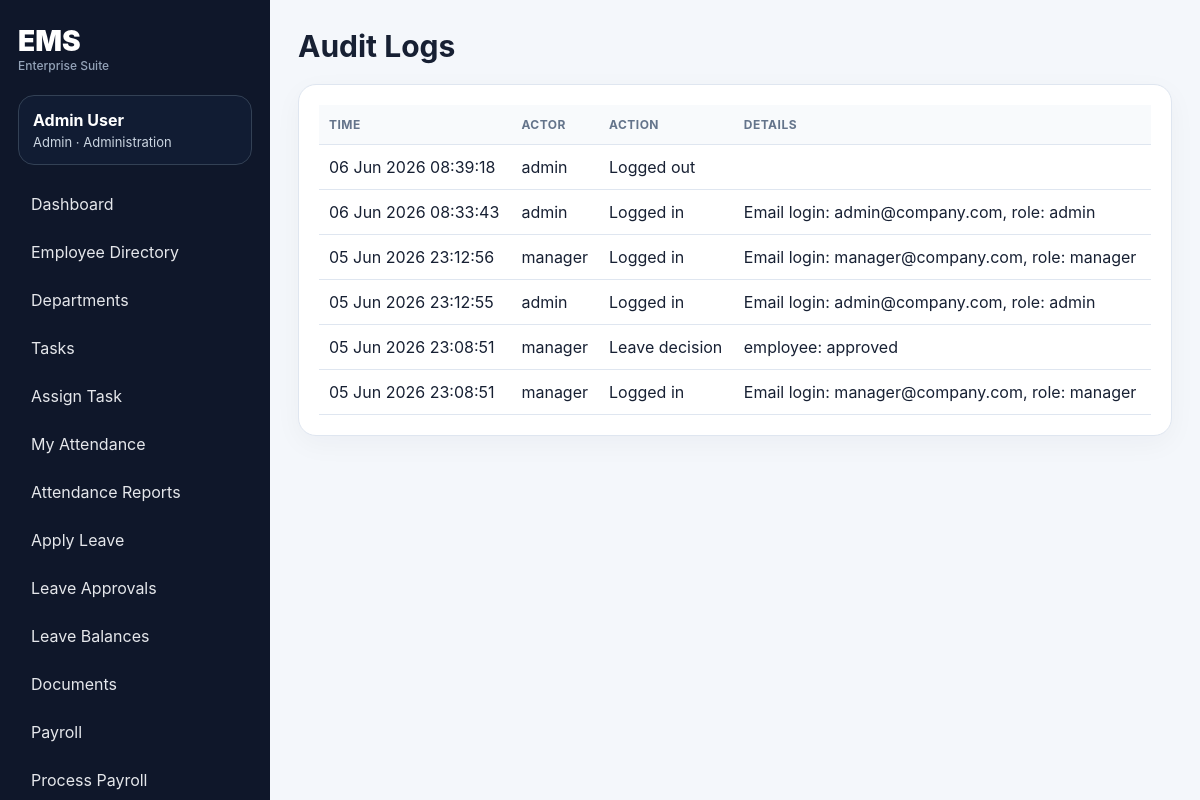
/audit-logs/ (signed in), run on the app's committed database.
### ems/models.py (models this page shows, shortened)
class UserProfile(models.Model):
    userId = models.CharField('Employee ID', max_length=80, unique=True)
    username = models.CharField(max_length=100, unique=True)
    password = models.CharField(max_length=255)
    role = models.CharField(max_length=20, choices=ROLE_CHOICES, default='employee')
    full_name = models.CharField(max_length=160, blank=True)
    email = models.EmailField(unique=True)
    phone = models.CharField(max_length=30, blank=True)
    designation = models.CharField(max_length=100, blank=True)
    department = models.ForeignKey(Department, null=True, blank=True, on_delete=models.SET_NULL, related_name='employees')
    manager = models.ForeignKey('self', null=True, blank=True, on_delete=models.SET_NULL, related_name='team_members')
    date_joined = models.DateField(default=timezone.localdate)
    employment_status = models.CharField(max_length=30, choices=EMPLOYMENT_STATUS, default='Active')
    work_location = models.CharField(max_length=120, default='Head Office')
    experience = models.IntegerField(default=0)
    skillset = models.JSONField(default=list, blank=True)
    leaveBalance = models.IntegerField(default=12)
    leaveTakenThisYear = models.IntegerField(default=0)
    salary_ctc = models.DecimalField(max_digits=12, decimal_places=2, default=0)
    bank_name = models.CharField(max_length=120, blank=True)
    account_last4 = models.CharField(max_length=4, blank=True)
    projectWorkingOn = models.CharField(max_length=200, blank=True)
    emergency_contact = models.CharField(max_length=120, blank=True)
    createdAt = models.DateTimeField(auto_now_add=True)
    last_login_at = models.DateTimeField(null=True, blank=True)
    failed_login_attempts = models.IntegerField(default=0)
    must_change_password = models.BooleanField(default=False)
    updatedAt = models.DateTimeField(auto_now=True)
    @property
    def display_name(self):
        return self.full_name or self.username

class Department(models.Model):
    name = models.CharField(max_length=120, unique=True)
    code = models.CharField(max_length=20, unique=True)
    head = models.CharField(max_length=120, blank=True)
    location = models.CharField(max_length=120, blank=True)
    created_at = models.DateTimeField(auto_now_add=True)

class AuditLog(models.Model):
    actor = models.CharField(max_length=120)
    action = models.CharField(max_length=200)
    details = models.TextField(blank=True)
    createdAt = models.DateTimeField(auto_now_add=True)

### ems/views.py (the view)
# urls.py: path('audit-logs/', views.audit_logs, name='audit_logs'),
@role_required('admin','hr')
def audit_logs(request):
    return render(request, 'ems/audit_logs.html', base_context(request, logs=AuditLog.objects.order_by('-createdAt')[:200]))

### ems/views.py (called while the page is built)
def ensure_leave_balances(user):
    year = timezone.localdate().year
    for leave_type, opening in [('Casual Leave', 12), ('Sick Leave', 8), ('Earned Leave', 12)]:
        LeaveBalance.objects.get_or_create(
            employee=user,
            year=year,
            leave_type=leave_type,
            defaults={'opening_balance': opening, 'credited': 0, 'used': 0, 'adjusted': 0},
        )

def current_user(request):
    uid = request.session.get('profile_id')
    return UserProfile.objects.filter(id=uid).first() if uid else None

def login_required(view):
    @wraps(view)
    def wrapper(request, *args, **kwargs):
        seed_defaults()
        user = current_user(request)
        if not user:
            messages.warning(request, 'Please login first.')
            return redirect('login')
        request.profile = user
        return view(request, *args, **kwargs)
    return wrapper

def role_required(*roles):
    def decorator(view):
        @wraps(view)
        @login_required
        def wrapper(request, *args, **kwargs):
            if request.profile.role not in roles:
                messages.error(request, 'You do not have permission to access this page.')
                return redirect('dashboard')
            return view(request, *args, **kwargs)
        return wrapper
    return decorator

def base_context(request, **kwargs):
    data = {'me': getattr(request, 'profile', current_user(request))}
    data.update(kwargs)
    return data

### ems/templates/ems/audit_logs.html
{% extends 'ems/base.html' %}{% block content %}<div class="page-head"><h1>Audit Logs</h1></div><section class="panel"><table><tr><th>Time</th><th>Actor</th><th>Action</th><th>Details</th></tr>{% for l in logs %}<tr><td>{{ l.createdAt|date:'d M Y H:i:s' }}</td><td>{{ l.actor }}</td><td>{{ l.action }}</td><td>{{ l.details }}</td></tr>{% endfor %}</table></section>{% endblock %}

### ems/templates/ems/base.html (shortened to what this page needs)
{% load static %}
<!doctype html>
<html lang="en">
<head>
  <link rel="stylesheet" href="{% static 'ems/style.css' %}">
</head>
<body>
{% if me %}
<aside class="sidebar">
  <div class="brand"><span>EMS</span><small>Enterprise Suite</small></div>
  <div class="userbox"><b>{{ me.display_name }}</b><span>{{ me.role|title }} · {{ me.department.name|default:'No Dept' }}</span></div>
  <nav>
    <a href="{% url 'dashboard' %}">Dashboard</a>
    <a href="{% url 'employees' %}">Employee Directory</a>
    {% if me.role == 'admin' or me.role == 'hr' %}<a href="{% url 'departments' %}">Departments</a>{% endif %}
    <a href="{% url 'tasks' %}">Tasks</a>
    {% if me.role != 'employee' %}<a href="{% url 'task_assign' %}">Assign Task</a>{% endif %}
    <a href="{% url 'attendance' %}">My Attendance</a>
    {% if me.role != 'employee' %}<a href="{% url 'attendance_reports' %}">Attendance Reports</a>{% endif %}
    <a href="{% url 'leave_apply' %}">Apply Leave</a>
    <a href="{% url 'leaves' %}">Leave Approvals</a>
    <a href="{% url 'leave_balances' %}">Leave Balances</a>
    <a href="{% url 'documents' %}">Documents</a>
    <a href="{% url 'payroll' %}">Payroll</a>
    {% if me.role == 'admin' or me.role == 'hr' %}
      <a href="{% url 'payroll_assign' %}">Process Payroll</a>
    {% endif %}
  </nav>
</aside>
{% endif %}
<main class="main {% if not me %}auth-main{% endif %}">
  {% block content %}{% endblock %}
</main>
</body>
</html>

### ems/static/ems/style.css (style rules this page uses)
:root { --bg:#f4f7fb;--panel:#fff;--text:#172033;--muted:#68758a;--primary:#1d4ed8;--primary2:#0f172a;--border:#dfe6f0;--success:#15803d;--danger:#b91c1c;--warn:#b45309 }
* { box-sizing:border-box }
body { margin:0;font-family:Inter,Segoe UI,Arial,sans-serif;background:var(--bg);color:var(--text) }
a { color:var(--primary);text-decoration:none }
.sidebar { position:fixed;left:0;top:0;bottom:0;width:270px;background:#0f172a;color:white;padding:24px 18px;overflow:auto }
.brand { font-size:28px;font-weight:900;margin-bottom:22px }
.brand small { display:block;font-size:12px;color:#94a3b8;font-weight:500 }
.userbox { padding:14px;border:1px solid #334155;border-radius:16px;margin-bottom:18px;background:#111c33 }
.userbox b,.userbox span { display:block }
.userbox span { color:#cbd5e1;font-size:13px;margin-top:4px }
.sidebar nav { display:grid;gap:6px }
.sidebar nav a { color:#e5e7eb;padding:11px 13px;border-radius:12px }
.main { margin-left:270px;padding:28px;min-height:100vh }
.page-head { display:flex;align-items:center;justify-content:space-between;margin-bottom:20px;gap:20px }
.page-head h1 { margin:0;font-size:30px }
.card,.panel { background:var(--panel);border:1px solid var(--border);border-radius:18px;box-shadow:0 8px 28px #0f172a0a }
.panel { padding:20px;margin-bottom:20px;overflow:auto }
table { width:100%;border-collapse:collapse }
th,td { padding:12px 10px;border-bottom:1px solid var(--border);text-align:left;vertical-align:top }
th { font-size:12px;text-transform:uppercase;letter-spacing:.04em;color:#64748b;background:#f8fafc }
small { color:var(--muted) }

### data on the page
UserProfile: display_name "Admin User", role "Admin", department.name "Administration"
AuditLog: createdAt "06 Jun 2026 08:39:18", actor "admin", action "Logged out"
AuditLog: createdAt "06 Jun 2026 08:33:43", actor "admin", action "Logged in", details "Email login: admin@company.com, role: admin"
AuditLog: createdAt "05 Jun 2026 23:12:56", actor "manager", action "Logged in", details "Email login: manager@company.com, role: manager"
AuditLog: createdAt "05 Jun 2026 23:12:55", actor "admin", action "Logged in", details "Email login: admin@company.com, role: admin"
AuditLog: createdAt "05 Jun 2026 23:08:51", actor "manager", action "Leave decision", details "employee: approved"
AuditLog: createdAt "05 Jun 2026 23:08:51", actor "manager", action "Logged in", details "Email login: manager@company.com, role: manager"
